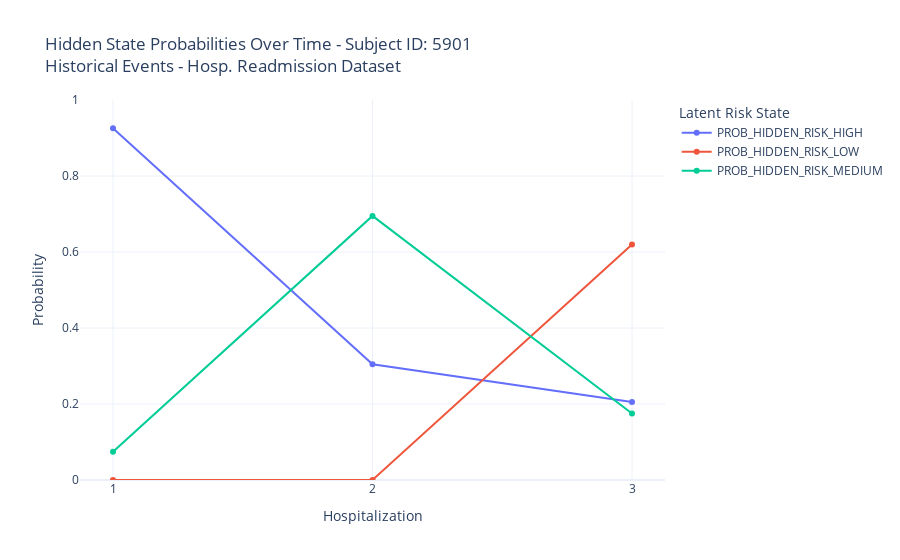

The notebook cell saved with this chart:
### Code cell
filename = "prob_hidden_risk_over_time_donor_10219.html"
filepath = os.path.join("/workspaces/master-thesis-recurrent-health-events-prediction/assets/plots/eda/mimic", filename)
fig = plot_hidden_risk_over_time(
    subject_df,
    time_col="ADMITTIME",
    event_name="Hospitalization",
    title=f"Hidden State Probabilities Over Time - Subject ID: {subject_id}",
    subtitle="Historical Events - Hosp. Readmission Dataset",
    save_html_file_path=filepath,  # or "hidden_risk_plot.html"
)

### Figure 1 — Plotly figure (JSON) as saved in the notebook; plotly's stock layout.template omitted (floating-point values rounded to 4 significant figures)
{"data": [{"mode": "lines+markers", "name": "PROB_HIDDEN_RISK_HIGH", "type": "scatter", "x": [1, 2, 3], "y": [0.9254, 0.3047, 0.2052]}, {"mode": "lines+markers", "name": "PROB_HIDDEN_RISK_LOW", "type": "scatter", "x": [1, 2, 3], "y": [2.507e-08, 0.0002569, 0.6199]}, {"mode": "lines+markers", "name": "PROB_HIDDEN_RISK_MEDIUM", "type": "scatter", "x": [1, 2, 3], "y": [0.07462, 0.695, 0.1749]}], "layout": {"legend": {"title": {"text": "Latent Risk State"}}, "title": {"text": "Hidden State Probabilities Over Time - Subject ID: 5901<br>Historical Events - Hosp. Readmission Dataset"}, "xaxis": {"dtick": 1, "tick0": 1, "tickmode": "linear", "title": {"text": "Hospitalization"}}, "yaxis": {"range": [0, 1], "title": {"text": "Probability"}}}}
